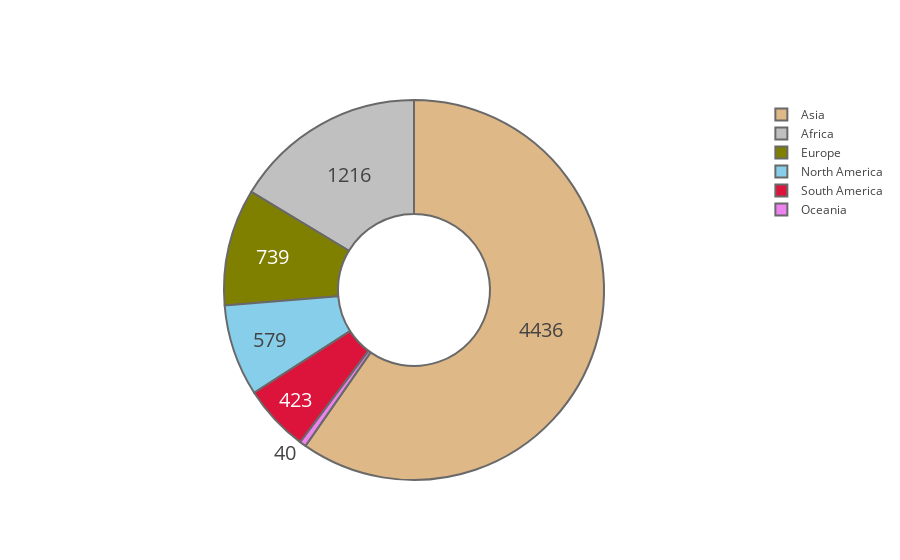

The code cell stored with this chart in its notebook:
### Code cell
data = [trace]

offline.iplot(data)

### Figure 1 — Plotly figure (JSON) as saved in the notebook; plotly's stock layout.template omitted (floating-point values rounded to 4 significant figures)
{"data": [{"hole": 0.4, "hoverinfo": "label+percent", "labels": ["Asia", "Africa", "Europe", "North America", "Oceania", "South America"], "marker": {"colors": ["burlywood", "silver", "olive", "skyblue", "violet", "crimson"], "line": {"color": "dimgrey", "width": 2}}, "textfont": {"size": 20}, "textinfo": "value", "type": "pie", "uid": "22ead309-3df6-4233-b9f5-3d2ac9be35c7", "values": [4436, 1216, 739, 579, 40, 423]}], "layout": {}}
